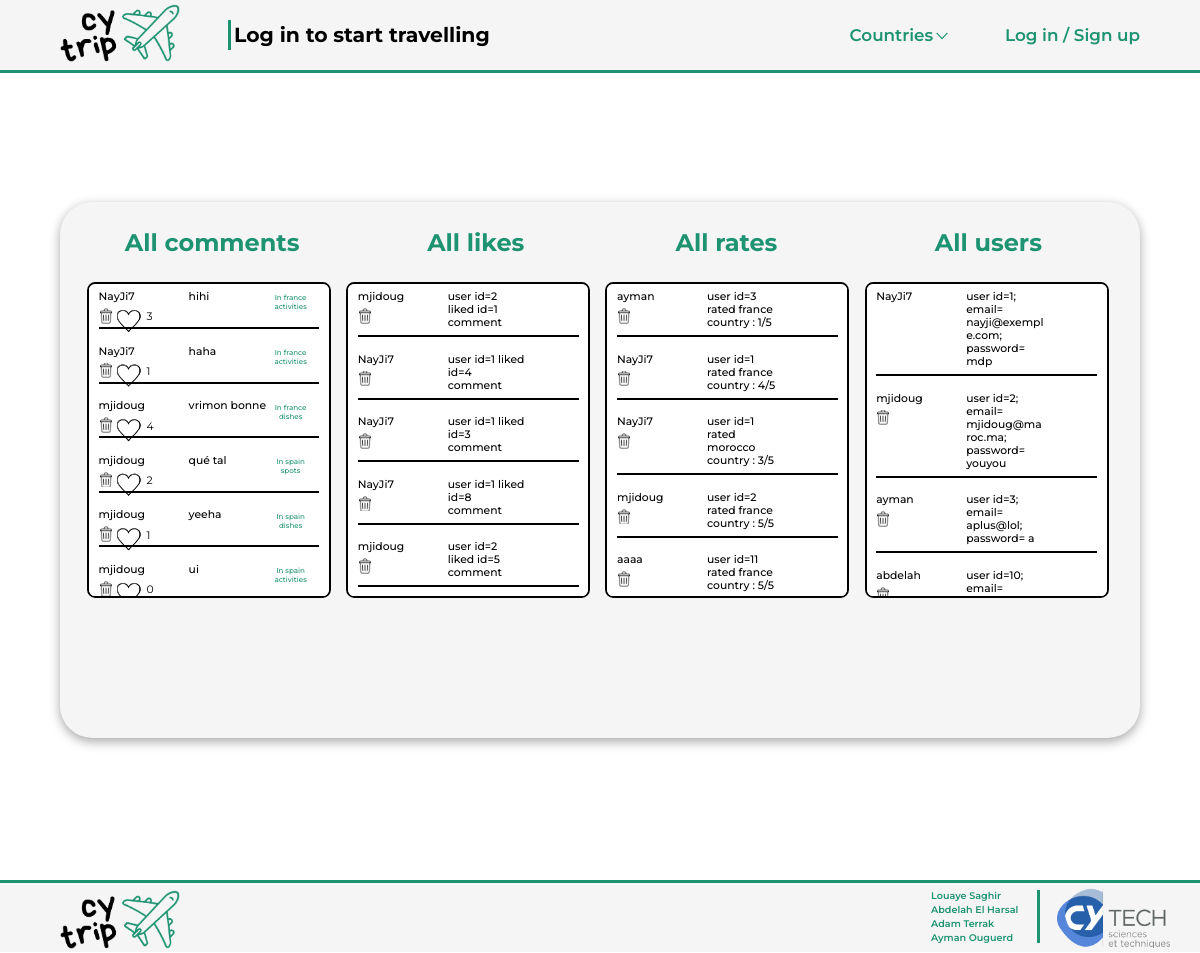
/php/admin.php, run on an earlier commit of the app's database.
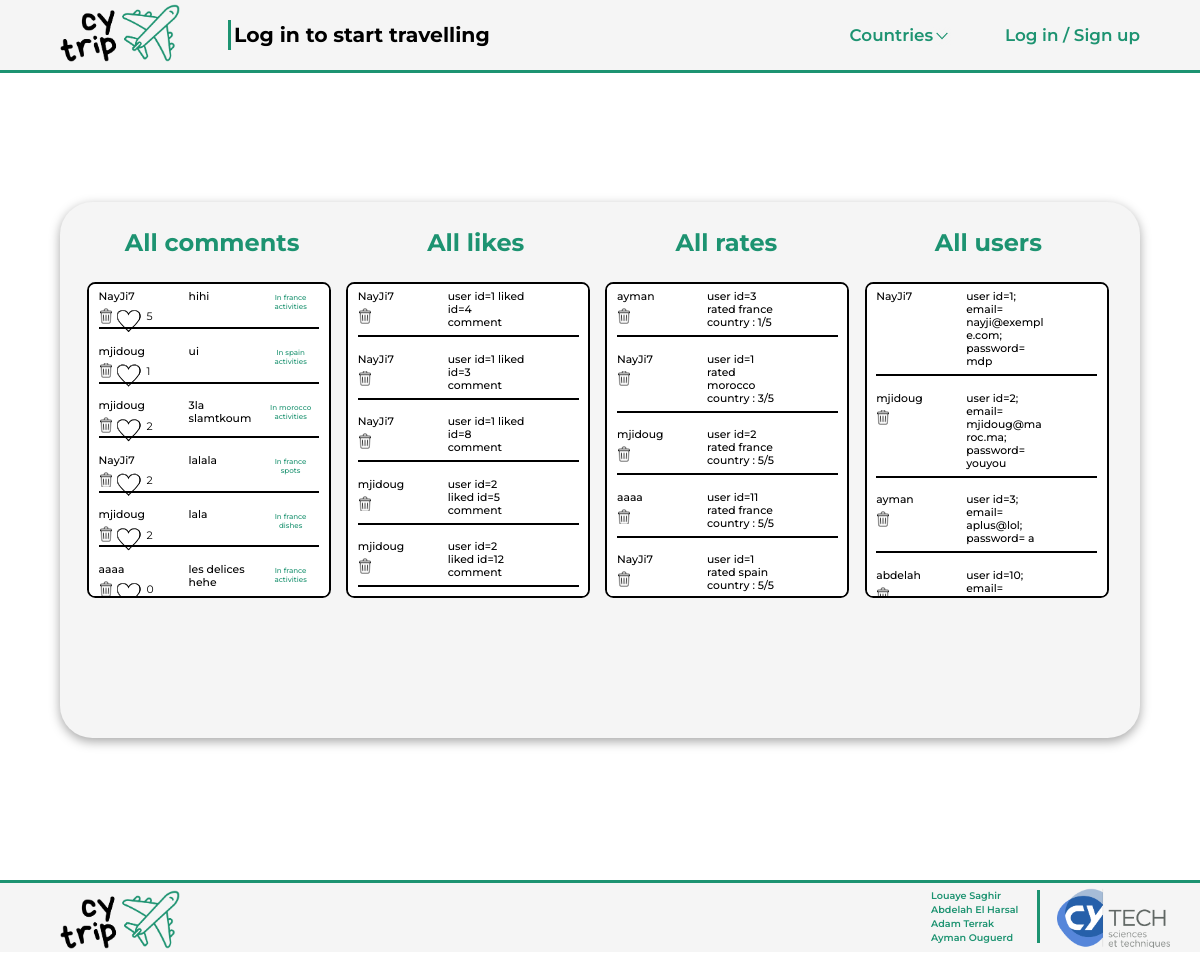
And on a later commit of the database.
### tables this page shows
CREATE TABLE `comments` (
  `id` int(11) NOT NULL,
  `sender` varchar(128) NOT NULL,
  `country` varchar(128) NOT NULL,
  `likes` int(255) NOT NULL,
  `category` varchar(128) NOT NULL,
  `content` varchar(500) NOT NULL
);

CREATE TABLE `users` (
  `id` int(11) NOT NULL,
  `isroot` tinyint(1) NOT NULL,
  `user_name` varchar(128) NOT NULL,
  `user_email` varchar(256) NOT NULL,
  `user_password` varchar(256) NOT NULL
);

CREATE TABLE `likes` (
  `user_id` int(11) NOT NULL,
  `comment_id` int(11) NOT NULL
);

CREATE TABLE `ratings` (
  `liker_id` int(11) NOT NULL,
  `country` varchar(128) NOT NULL,
  `grade` int(5) NOT NULL
);

### php/admin.php (the view, shortened to what this page needs)
<?php
    require_once(__DIR__."/sqlconfig.php");
    $userstatement = $mysqlClient->prepare('SELECT * FROM comments');
    $userstatement->execute();
    $users = $userstatement->fetchAll();
    $commentstatement = $mysqlClient->prepare('SELECT * FROM comments');
    $commentstatement->execute();
    $comments = $commentstatement->fetchAll();
    $likestatement = $mysqlClient->prepare('SELECT * FROM likes');
    $likestatement->execute();
    $likes = $likestatement->fetchAll();
    $ratingstatement = $mysqlClient->prepare('SELECT * FROM ratings');
    $ratingstatement->execute();
    $ratings = $ratingstatement->fetchAll();
?>
<!DOCTYPE html>
<html>
<head>
    <link rel="stylesheet" type="text/css" href="/style/style.css">
    <link rel="stylesheet" type="text/css" href="/style/header_footer.css">
    <link rel="stylesheet" type="text/css" href="/style/admin.css">
</head>
    <body>
    <?php
    require_once(__DIR__ . "/header.php");
?>
        <main>
            <div class="container">
                <h1 id="allcoms">All comments</h1>
<div class="blog">
    <?php foreach ($comments as $comment) :?>
        <div class="onecom">
            <div class="pseudlike">
                <span id="who"><?php echo $comment['sender'];?></span>
                <form action="comments.php" method="post">
                    <button class="btndel <?php echo $comment['category'];?>" type="submit" name="delcom<?php echo $comment['category']; ?>" value="<?php echo $comment['id'];?>"> <img src="../source/trash.png" alt="trash"> </button>
                </form>
                <button class="empty"></button>
                <span class="likenb"><?php echo $comment['likes'];?></span>
            </div>
            <span id="com"><?php echo $comment['content'];?></span>
            <span id="loc">
                <a href="<?php echo $comment['country'].".php"."#hubtitle"; ?>">
                    <?php echo "In ".$comment['country']." ".$comment['category'];?>
                </a>
            </span>
        </div>
    <?php endforeach?>
</div>
<h1 id="alllikes">All likes</h1>
<div class="bloglikes">
    <?php foreach ($likes as $like) :?>
        <div class="onecom">
            <div class="pseudlike">
                <span id="who">
                    <?php foreach($users as $user) {
                        if ($user['id'] == $like['user_id']){
                            echo $user['user_name'];
                        }
                    }
                    ?>
                </span>
                <form action="like.php" method="post">
                    <button class="btndel" type="submit" name="dellike" value="<?php echo $like['user_id'].'_'.$like['comment_id'];?>"> <img src="../source/trash.png" alt="trash"> </button>
                </form>
            </div>
            <span id="com">
                <?php
                    echo "user id=".$like['user_id']." liked id=".$like["comment_id"]." comment";
                ?>
            </span>
        </div>
    <?php endforeach?>
</div>
<h1 id="allrates">All rates</h1>
<div class="blogrates">
    <?php foreach ($ratings as $rating) :?>
        <div class="onecom">
            <div class="pseudlike">
                <span id="who">
                    <?php foreach($users as $user) {
                        if ($user['id'] == $rating['liker_id']){
                            echo $user['user_name'];
                        }
                    }
                    ?>
                </span>
                <form action="like.php" method="post">
                    <button class="btndel" type="submit" name="delrate" value="<?php echo $rating['liker_id'].'_'.$rating['country'];?>"> <img src="../source/trash.png" alt="trash"> </button>
                </form>
            </div>
            <span id="com">
                <?php
                    echo "user id=".$rating['liker_id']." rated ".$rating["country"]." country : ".$rating['grade']."/5";
                ?>
            </span>
        </div>
    <?php endforeach?>
</div>
<h1 id="allusers">All users</h1>
<div class="blogusers">
    <?php foreach ($users as $user) :?>
        <div class="onecom">
            <div class="pseudlike">
                <span id="who">
                    <?php echo $user['user_name'];?>
                </span>
                <?php if($user['id'] != 1): ?>
                    <form action="like.php" method="post">
                        <button class="btndel" type="submit" name="deluser" value="<?php echo $user['id']?>"> <img src="../source/trash.png" alt="trash"> </button>
                    </form>
                <?php endif;?>
            </div>
            <span id="com">
                <?php
                    echo "user id=".$user['id']."; email= ".$user['user_email']."; password= ".$user["user_password"];
                ?>
            </span>
        </div>
    <?php endforeach?>
</div>
            </div>
        </main>
<?php
    require_once(__DIR__."/footer.php");
?>
    </body>
</html>

What changed in the data, as far as the page shows it:
removed comments: sender "NayJi7", likes "1", content "haha", country "france", category "activities"
removed comments: sender "mjidoug", likes "4", content "vrimon bonne", country "france", category "dishes"
removed comments: sender "mjidoug", likes "2", content "qué tal", country "spain", category "spots"
removed comments: sender "mjidoug", likes "1", content "yeeha", country "spain", category "dishes"
removed likes: user "2", comment "1", users (user_name "mjidoug")
no longer on this page (row unchanged): ratings: liker "1", country "france", grade "4", users (user_name "NayJi7")
changed comments "hihi": likes "3" → "5"
changed comments "ui": likes "0" → "1"
now on this page (row edited): comments: sender "mjidoug", likes "2", content "3la slamtkoum", country "morocco", category "activities"
now on this page (row unchanged): comments: sender "NayJi7", likes "2", content "lalala", country "france", category "spots"
now on this page (row edited): comments: sender "mjidoug", likes "2", content "lala", country "france", category "dishes"
now on this page (row unchanged): comments: sender "aaaa", likes "0", content "les delices hehe", country "france", category "activities"
now on this page (row unchanged): likes: users (user_name "mjidoug")
now on this page (row unchanged): likes: user "2", comment "12"
now on this page (row unchanged): ratings: liker "1", country "spain", grade "5", users (user_name "NayJi7")
